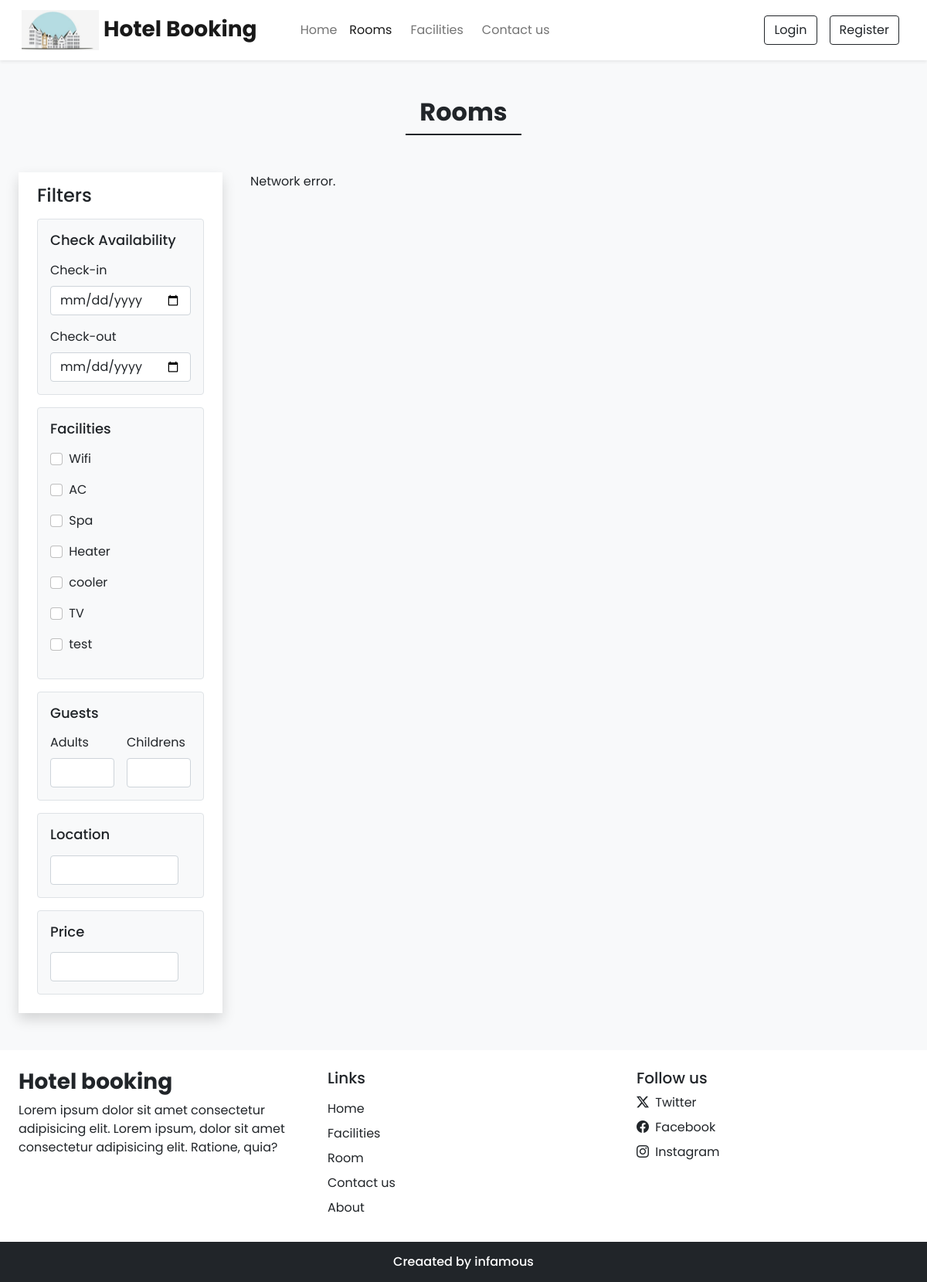
The page /rooms.php on the database its author committed.
### tables this page shows
CREATE TABLE `facilities` (
  `id` int(11) NOT NULL,
  `icon` varchar(150) NOT NULL,
  `name` varchar(150) NOT NULL,
  `description` varchar(150) NOT NULL
);

### admin/inc/db_config.php (called while the page is built, shortened)
<?php
function selectAll($table) {
    $con = $GLOBALS['con'];
    $res = mysqli_query($con, "SELECT * FROM $table");
    return $res;
}
?>

### rooms.php (the view, shortened to what this page needs)
<!DOCTYPE html>
<html lang="en">
<head>
  <?php require('inc/links.php');
  ?>
</head>
<body class="bg-light">
   <?php require('inc/header.php');
   $checkin_default="";
   $checkout_default="";
   $adult_default="";
   $children_default="";
   ?>
  <div class="my-5 px-4">
    <h2 class="fw-bold h-font text-center">Rooms</h2>
    <div class="h-line bg-dark"></div>
  </div>
  <div class="container-fluid">
    <div class="row">
      <div class="col-lg-3 col-md-12 mb-lg-0 mb-4 ps-4">
        <nav class="navbar navbar-expand-lg navbar-light bg-white roundeed shadow">
            <div class="container-fluid flex-lg-column align-items-stretch">
              <h4 class="mt-2">
              <span>
              Filters
              </span>
              </h4>
              <div class="collapse navbar-collapse flex-column  align-items-stretch mt-2" id="filterDropdown">
                <div class="border bg-light p-3 rounded mb-3">
                  <h5 class="d-flex align-items-center justify-content-between mb-3" style="font-size:18px;">
                     <span>
                      Check Availability
                     </span>
                  </h5>
                  <label  class="form-label">Check-in</label>
                  <input type="date" class="form-control shadow-none mb-3" value="<?php  echo $checkin_default?>" id="checkin" onchange="check_avail_filter()">
                  <label  class="form-label">Check-out</label>
                  <input type="date" class="form-control shadow-none"  value="<?php  echo $checkout_default?>" id="checkout" onchange="check_avail_filter()">
                </div>
                <div class="border bg-light p-3 rounded mb-3">
                  <h5 class="d-flex align-items-center justify-content-between mb-3" style="font-size:18px;">
                        <span>
                        Facilities
                        </span>
                  </h5>
                  <?php
                    $facilities_q=selectALL('facilities');
                    while ($row=mysqli_fetch_assoc($facilities_q)) {
                      echo<<<facilities
                      <div class="mb-2">
                        <input type="checkbox" onclick="fetch_rooms()" name="facilities" value="$row[id]" id="$row[id]" class="form-check-input shadow-none me-1">
                        <label  class="form-label" for="$row[id]">$row[name]</label>
                      </div>
                      facilities;
                    }
                  ?>
                </div>
                <div class="border bg-light p-3 rounded mb-3">
                <h5 class="d-flex align-items-center justify-content-between mb-3" style="font-size:18px;">
                    <span>
                    Guests
                    </span>
                </h5>
                  <div class="d-flex">
                    <div class="me-3 ">
                      <label  class="form-label">Adults</label>
                      <input type="number" min="1"  value="<?php  echo $adult_default?>" id="adults" oninput="guests_filter()" class="form-control shadow-none">
                    </div>
                    <div>
                      <label  class="form-label">Childrens</label>
                      <input type="number"  min="0" value="<?php  echo $children_default?>"   id="childrens" oninput="guests_filter()" class="form-control shadow-none">
                    </div>
                  </div>
                </div>
              </div>
              <div class="border bg-light p-3 rounded mb-3">
              <h5 class="d-flex align-items-center justify-content-between mb-3" style="font-size:18px;">
                      <span>
                      Location
                      </span>
                  </h5>
                  <div class="d-flex">
                    <div class="me-3 ">
                      <input type="text"  class="form-control shadow-none" id="location" oninput="location_filter()">
                    </div>
                  </div>
              </div>
              <div class="border bg-light p-3 rounded mb-3">
              <h5 class="d-flex align-items-center justify-content-between mb-3" style="font-size:18px;">
                      <span>
                      Price
                      </span>
                  </h5>
                  <div class="d-flex">
                    <div class="me-3 ">
                      <input type="number"  class="form-control shadow-none"  id="price" oninput="price_filter()">
                    </div>
                  </div>
              </div>
            </div>
          </nav>
      </div>
     <div class="col-lg-9 col-md-12 px-4" id="rooms-data">
     </div>
    </div>
  </div>
    <?php require('inc/footer.php')?>
</body>
</html>

### css/common.css (style rules this page uses)
:root { --teal:#2ec1ac; --teal_hover:#279e8c; }
* { font-family: 'Poppins', sans-serif; }
input[type=number] { -moz-appearance: textfield; }
.h-line { width: 150px; margin: 0 auto; height: 1.7px; }

### rows shown on the page
facilities: name "Wifi"
facilities: name "AC"
facilities: name "Spa"
facilities: name "Heater"
facilities: name "cooler"
facilities: name "TV"
facilities: name "test"
